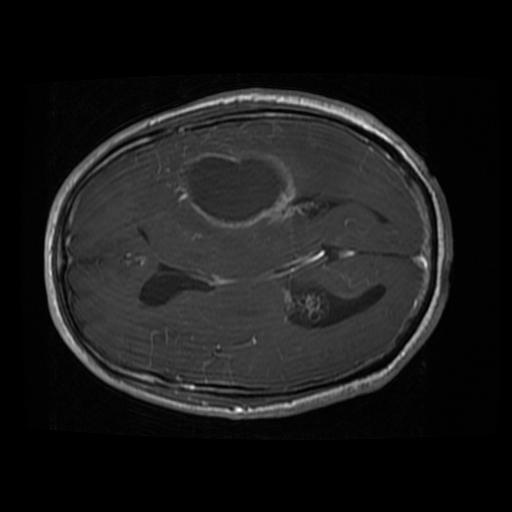
#> input picture test_images/0 (239).jpg, 512 x 512 px
$ jupyter execute 'Brain Tumor Detection.ipynb'
#> lines starting #> are read from the running program, lines starting #| are printed output that depends on the picture; after the words box and inside, x2 and y2 are one past the last pixel; in counts of white or black regions, pixels touching at a corner belong together
# By Vinayak Lal

# Unsupervised Learning

Unsupervised learning is where you only have input data (X) and no corresponding output variables.

The goal for unsupervised learning is to model the underlying structure or distribution in the data in order to learn more about the data.

These are called unsupervised learning because unlike supervised learning above there is no correct answers and there is no teacher. Algorithms are left to their own devises to discover and present the interesting structure in the data.

Unsupervised learning problems can be further grouped into clustering and association problems.

## 1. Clustering:

A clustering problem is where you want to discover the inherent groupings in the data, such as grouping customers by purchasing behavior.

### Clustering Types
1. Hierarchical clustering
2. K-means clustering
3. Principal Component Analysis
4. Singular Value Decomposition
5. Independent Component Analysis
6. Mean Shift Clustering

## 2. Association

Association rules allow you to establish associations amongst data objects inside large databases. This unsupervised technique is about discovering interesting relationships between variables in large databases. For example, people that buy a new home most likely to buy new furniture.

Other Examples:

1. A subgroup of cancer patients grouped by their gene expression measurements
2. Groups of shopper based on their browsing and purchasing histories
3. Movie group by the rating given by movies viewers

# Clustering
Clustering is the task of dividing the population or data points into a number of groups such that data points in the same groups are more similar to other data points in the same group and dissimilar to the data points in other groups. It is basically a collection of objects on the basis of similarity and dissimilarity between them.

1. A cluster refers to a small group of objects.
2. Clustering is grouping those objects into clusters.
3. Inorder to learn clustering, it is important to understand the scenarios that lead to cluster different objects.
4. Clustering is dividing data points into homogeneous classes or clusters:
    1. Points in the same group are as similar as possible
    2. Points in different group are as dissimilar as possible

# KMeans Clustering
K-means clustering algorithm – It is the simplest unsupervised learning algorithm that solves clustering problem.K-means algorithm partition n observations into k clusters where each observation belongs to the cluster with the nearest mean serving as a prototype of the cluster

When k is given, the K-means algorithm can be executed in the following steps:

1. Partition of objects into k non-empty subsets
2. Identifying the cluster centroids (mean point) of the current partition.
3. Assigning each point to a specific cluster
4. Compute the distances from each point and allot points to the cluster where the distance from the centroid is minimum.
5. After re-allotting the points, find the centroid of the new cluster formed.

# Training the K Means Algorithm on Dataset
- We gather x ray images, read them as gray scale(0) and convert them into 512 x 512 shape
- We flatten the images into 512*512 x 1 shape for training
- We import the Kmeans library from scikit-learn
- We train the flatten image on the model with different values of cluster
- The different value range from 1 to n(n being the most number of clusters) so that the tumor is easily distinguishable by a color and label
- When the model is trained we note down the label value and dump the model into a physical file

[cell 1]
import cv2

img=cv2.imread('test_images/0 (239).jpg',0) # 0 means load it as gray image
#> img is the input picture: shape (512, 512); min 0, max 255, mean 25.9
height,width=img.shape
#> height = 512; width = 512
imgFlatten=img.reshape(height*width,1)# to convert 512 x 512 into 260000 x 1 (matrix to data with n rows and 1 column)

[cell 2]
img.shape
#> Out = (512, 512)

[cell 3]
imgFlatten.shape
#> Out = (262144, 1)

[cell 4]
from matplotlib import pyplot as plt
plt.imshow(img,cmap='gray')

[cell 5]
from sklearn.cluster import KMeans

model=KMeans(n_clusters=5)
model.fit(imgFlatten)

[cell 6]
labels=model.labels_
labels2D=labels.reshape(height,width) # reshaping into 512 x 512 for visualization

[cell 7]
from matplotlib import pyplot as plt

plt.imshow(labels2D)
plt.colorbar()
plt.show()

### Tumour cells color is Yellow and Label 4

[cell 8]
import joblib

joblib.dump(model,'brain_tumor_kmeans.sav')

# Testing a single image on trained model
- Import the model
- Read another image and make a copy of it in gray scale(0)
    - Original Image for Visualization
    - Copy Image for processing
- Flaten the image for prediction
- Predict the labels on the flatenimage
- Reconvert the image into original width and height for visualization
- We make a Binary array to have values in 1(tumor label color) and 0(all label color excluding tumor label)
- Convert this Binary array into OpenCv supported (uint8) datatype
- We make a Kernel of 5x5 matrix
- We then perform Image Morphological proccess called Erosin to remove the excess white spots in the image except the one represnted by tumor
- We then identify all the closed areas(contours) and extract them
- We then filter out the contours will area larger than 500 or 1000 (representing the area of tumor contour)
- We then bound the tumour contour in a rectangle box and a label to it

[cell 9]
import joblib

model=joblib.load('brain_tumor_kmeans.sav')
tumorLabel=4

[cell 10]
import cv2

imagePath='test_images/0 (237).jpg' # another image

imgOriginal=cv2.imread(imagePath) # reading image
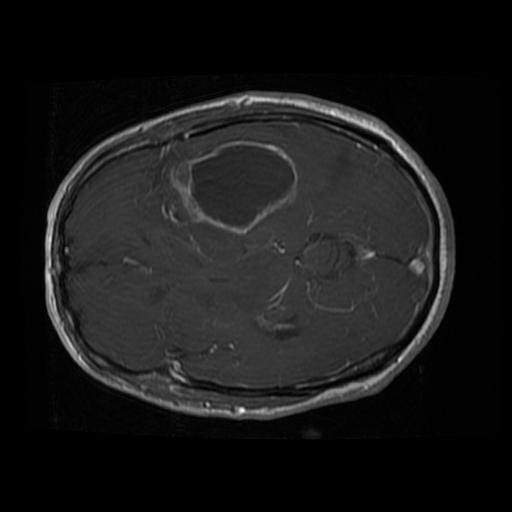
#> input picture test_images/0 (237).jpg, 512 x 512 px
#> imgOriginal is the input picture: shape (512, 512, 3); min 0, max 255, mean 24.7
img=cv2.imread(imagePath,0) # reading image in gray color
#> img: shape (512, 512); min 0, max 255, mean 24.7
height,width=img.shape # heigh and width of image
imgFlatten=img.reshape(height*width,1) # Flatten the image

[cell 11]
labels=model.predict(imgFlatten) # predict on the flatten image
labels2D=labels.reshape(height,width)# convert into 2d for visual
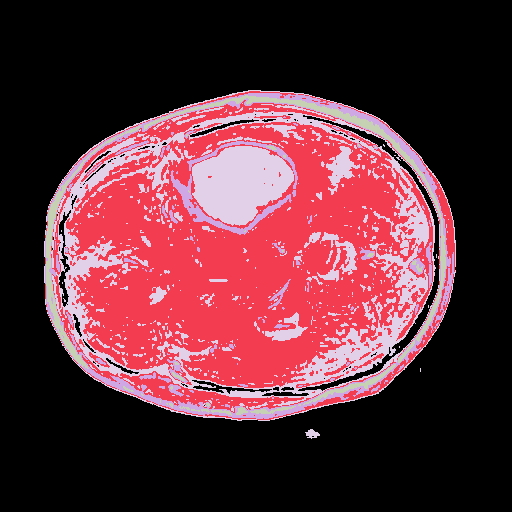
#> labels2D: shape (512, 512) int32; 5 distinct labels, from 0 to 4; one colour per label, 0 black

[cell 12]
from matplotlib import pyplot as plt

plt.imshow(labels2D)
plt.colorbar()
plt.show()
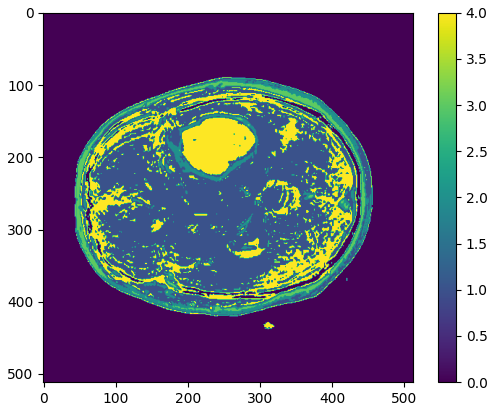
#> figure drawn by matplotlib, 2 panels

[cell 13]
mask=(labels2D==tumorLabel) # Check all pixel label equal to 4
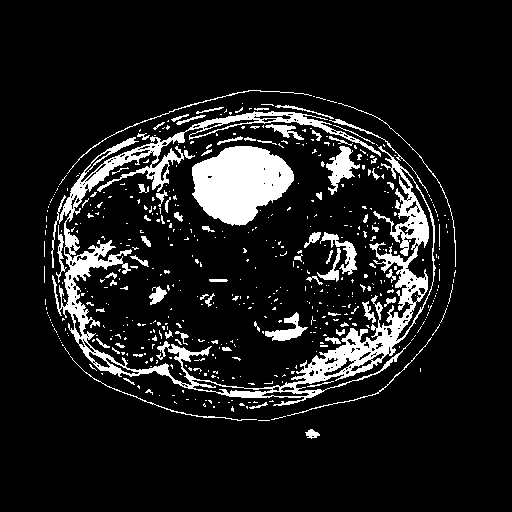
#> mask: shape (512, 512) bool; 11.1% white; 536 white regions (461 under 20 px), largest, box (x1, y1, x2, y2) and area: (51, 111, 436, 406) 14695, (192, 146, 294, 226) 5666, (326, 146, 360, 195) 694

[cell 14]
plt.imshow(mask,cmap='gray')
plt.show()

#### OpenCV does not recognize binary array as image

[cell 15]
import numpy as np
tumorextracted = np.array((mask*255),dtype=np.uint8) # uint8 is the size that opencv supports

#### Erosion Image Morphological Process

[cell 16]
#morphological operations -- unwanted white pixels -- erosion is used -- clear the images by going through image and when a big chunk of white block appers it keeps it and removes all small white spots
kernel = np.ones((5,5),np.uint8) #Square values -- Matrix of 3x3
tumorextracted = cv2.erode(tumorextracted,kernel,iterations=1) #kernel goes through image and each loop the middle value will be assigned black(when atleast 1 kernel block is black) or white(when all the blocks of kernel are white) --
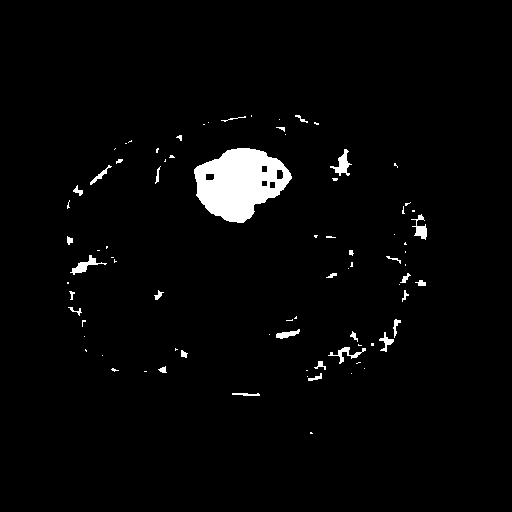
#> tumorextracted: shape (512, 512); 2.7% white; 82 white regions (50 under 20 px)

plt.imshow(tumorextracted,cmap='gray') #OpenCV supported image
plt.show()

[cell 17]
contours, hierarchy = cv2.findContours(tumorextracted, cv2.RETR_TREE,cv2.CHAIN_APPROX_SIMPLE) #Contours of Binary Image
#> contours = 87 contours, 61 with area under 20; largest, box (x1, y1, x2, y2) and area: (194, 148, 292, 223) 4816, (330, 149, 352, 176) 186, (70, 255, 107, 275) 163, (411, 214, 427, 240) 130, (328, 347, 366, 364) 110
print('no. contours:',len(contours))
#| no. contours: 87

for cnt in contours:
    #cv2.drawContours(frame, [cnt], 0, (0,255,255), 3)
    area=cv2.contourArea(cnt)
    #print(area)
    if(area>500):
        x,y,w,h = cv2.boundingRect(cnt)
        cv2.rectangle(imgOriginal,(x,y),(x+w,y+h),(0,255,0),2)
        cv2.rectangle(imgOriginal,(x,y),(x+120,y-40),(0,255,0),-1)
        cv2.putText(imgOriginal,"TUMOR",(x+10,y-10),cv2.FONT_HERSHEY_SIMPLEX,1,(255,255,255),2)
#> this loop made 87 passes
#> (area, x, y, w, h) on pass 68: (4816.5, 194, 148, 98, 75)
#> area on passes 2, 5, 10, 12, 14, 17: 34, 30, 25.5, 28, 25.5, 110
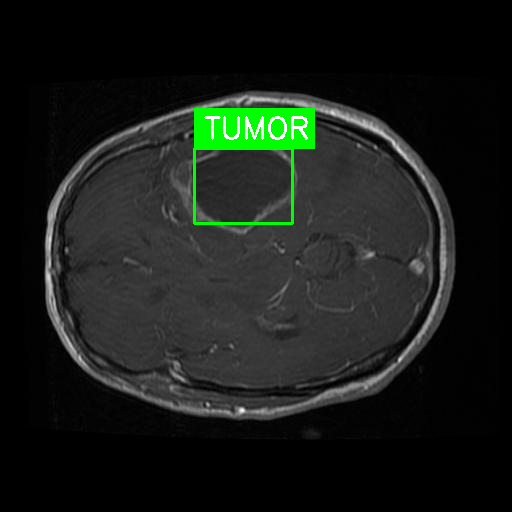
#> imgOriginal: shape (512, 512, 3); 2.21% of pixels changed, all inside (x1, y1, x2, y2) = (193, 108, 315, 225)

[cell 18]
plt.imshow(imgOriginal,cmap='gray')
plt.show()

# Testing the whole folder

[cell 19]
import cv2
import os
import numpy as np

image_names=os.listdir('test_images') # Test image Direcory

for img_name in image_names:

    img_path=os.path.join('test_images',img_name) # take each image path

    imgOriginal=cv2.imread(img_path)# read the image -- Original image
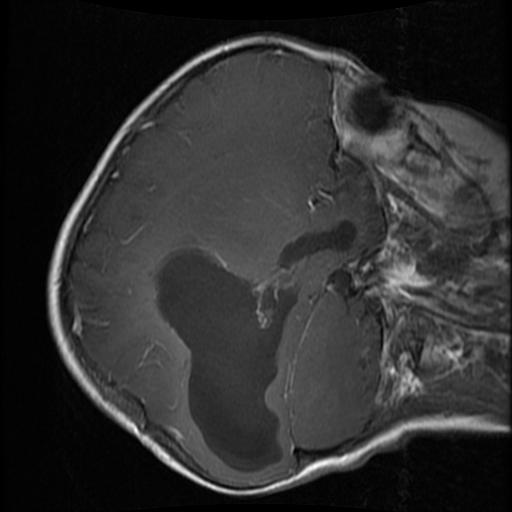
#> input picture test_images/0 (1094).jpg, 512 x 512 px
#> imgOriginal is the input picture: shape (512, 512, 3); min 0, max 255, mean 46.5
    img=cv2.imread(img_path,0)# read in gray scale -- Processing image
#> img: shape (512, 512); min 0, max 255, mean 46.5
    height,width=img.shape # Take the size of image in n x m format
    print('img_shape:',img.shape)
#| img_shape: (512, 512)
    imgFlatten=img.reshape(height*width,1) # Flatten the image into n*m x 1 format
    print('imgFlatten.shape:',imgFlatten.shape)
#| imgFlatten.shape: (262144, 1)

    labels=model.predict(imgFlatten) # Predict the image labels from 0 to 4
    labels2D=labels.reshape(height,width) # reshape to visualize in n x m format
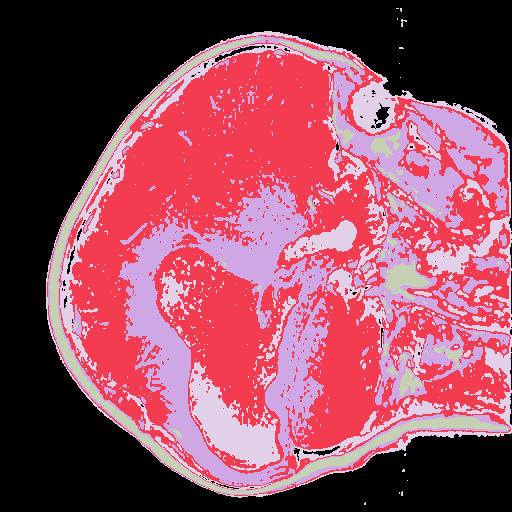
#> labels2D: shape (512, 512) int32; 5 distinct labels, from 0 to 4; one colour per label, 0 black

    mask=(labels2D==tumorLabel) # Take only the part of image that has Label 4
#> mask: shape (512, 512) bool; 10.3% white; 347 white regions (270 under 20 px), largest, box (x1, y1, x2, y2) and area: (96, 31, 512, 487) 7064, (189, 362, 280, 471) 4231, (60, 130, 143, 362) 2458

    tumorExtracted=np.array((mask*255),dtype=np.uint8) #converting the binary array into a opencv supported image

    kernel = np.ones((5,5), np.uint8) # create a 5x5 matrix for erosion
    tumorExtracted = cv2.erode(tumorExtracted, kernel, iterations=1) # do erosion for cleaning of image
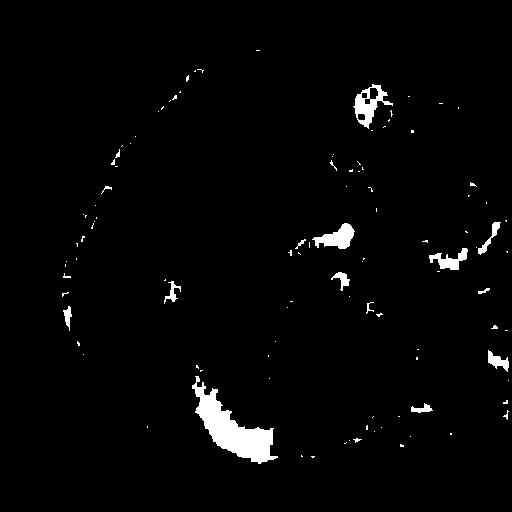
#> tumorExtracted: shape (512, 512); 2.3% white; 107 white regions (90 under 20 px)

    contours, hierarchy = cv2.findContours(tumorExtracted, cv2.RETR_TREE,cv2.CHAIN_APPROX_SIMPLE)# Detect the contours
#> contours = 111 contours, 96 with area under 20; largest, box (x1, y1, x2, y2) and area: (192, 376, 278, 464) 2552, (353, 84, 393, 129) 760, (312, 223, 355, 249) 526, (429, 248, 468, 270) 318, (488, 350, 509, 372) 182
    print('no. contours:',len(contours))
#| no. contours: 111
    #cv2.drawContours(imgOriginal, contours, -1, (0,255,255), 3)

    for cnt in contours:

        area=cv2.contourArea(cnt) # calculate the area in contours
        if(area>1000):
            cv2.drawContours(imgOriginal, [cnt], -1, (0,255,255), 3)# drawing the needed contour
            x,y,w,h = cv2.boundingRect(cnt) # getting the shape of rectangle that fits the contour
            cv2.rectangle(imgOriginal,(x,y),(x+w,y+h),(0,255,0),2) #drawing the rectangle
            cv2.rectangle(imgOriginal,(x,y),(x+120,y-40),(0,255,0),-1) #drawing the box for text
            cv2.putText(imgOriginal,"TUMOR",(x+10,y-10),cv2.FONT_HERSHEY_SIMPLEX,1,(255,255,255),2) # writing the text in the box
#> this loop made 111 passes
#> (area, x, y, w, h) on pass 20: (2552, 192, 376, 86, 88)
#> area on passes 16, 26, 34, 39, 40, 43: 84.5, 182.5, 83.5, 20, 89.5, 116
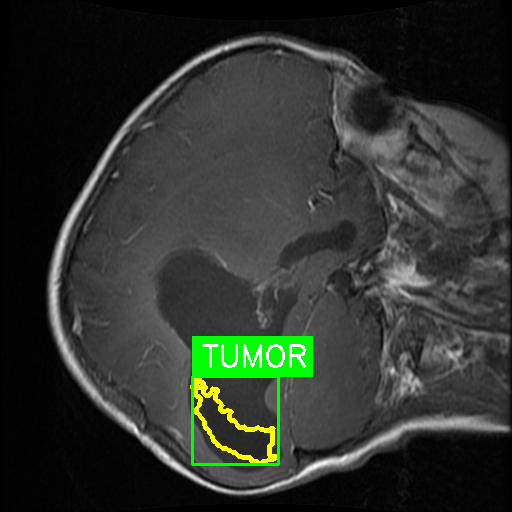
#> imgOriginal: shape (512, 512, 3); 2.77% of pixels changed, all inside (x1, y1, x2, y2) = (190, 336, 313, 466)

    cv2.imshow('LIVE',imgOriginal)
    cv2.waitKey(2000)
    cv2.destroyAllWindows()
#> pass 2 of the loop `for img_name in image_names:`:
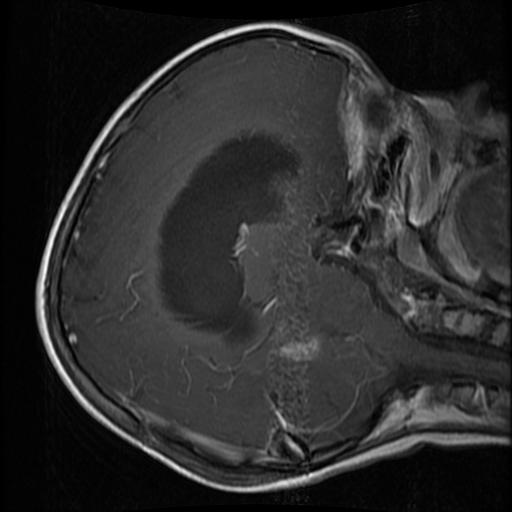
#> input picture test_images/0 (1096).jpg, 512 x 512 px
#> imgOriginal is the input picture: shape (512, 512, 3); min 0, max 255, mean 43.4
#| img_shape: (512, 512)
#| imgFlatten.shape: (262144, 1)
#> `mask=(labels2D==tumorLabel)`:
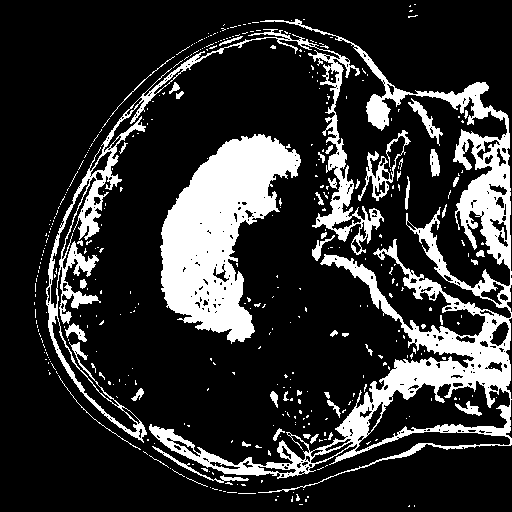
#> mask: shape (512, 512) bool; 19.5% white; 399 white regions (350 under 20 px), largest, box (x1, y1, x2, y2) and area: (149, 19, 512, 493) 21850, (160, 134, 301, 344) 15200, (46, 29, 384, 443) 8836
#> `contours, hierarchy = cv2.findContours(tumorExtracted, cv2.RETR_TREE,c..`: contours = 157 contours, 112 with area under 20; largest, box (x1, y1, x2, y2) and area: (163, 137, 295, 339) 12118, (374, 362, 509, 404) 1559, (459, 159, 509, 263) 1146, (188, 276, 224, 316) 728, (435, 325, 507, 366) 688
#| no. contours: 157
#> the loop `for cnt in contours: ` made 157 passes
#> (area, x, y, w, h) on passes 33, 110, 121: (1559, 374, 362, 135, 42), (1146, 459, 159, 50, 104), (12118.5, 163, 137, 132, 202)
#> after the loop `for cnt in contours:`:
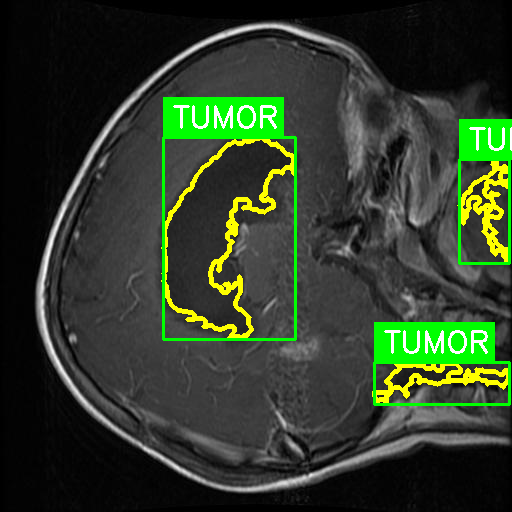
#> imgOriginal: shape (512, 512, 3); 8.51% of pixels changed, all inside (x1, y1, x2, y2) = (161, 97, 512, 406)
#> pass 3 of the loop `for img_name in image_names:`:
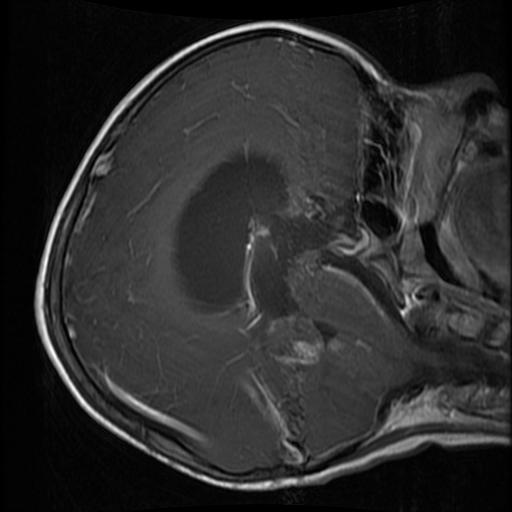
#> input picture test_images/0 (1097).jpg, 512 x 512 px
#> imgOriginal is the input picture: shape (512, 512, 3); min 0, max 254, mean 43.6
#| img_shape: (512, 512)
#| imgFlatten.shape: (262144, 1)
#> `contours, hierarchy = cv2.findContours(tumorExtracted, cv2.RETR_TREE,c..`: contours = 156 contours, 124 with area under 20; largest, box (x1, y1, x2, y2) and area: (179, 157, 282, 303) 5254, (384, 318, 508, 401) 2568, (466, 156, 508, 233) 974, (258, 275, 296, 315) 621, (327, 255, 398, 321) 564
#| no. contours: 156
#> the loop `for cnt in contours: ` made 156 passes
#> (area, x, y, w, h) on passes 54, 111: (2567.5, 384, 318, 124, 83), (5254, 179, 157, 103, 146)
#> after the loop `for cnt in contours:`:
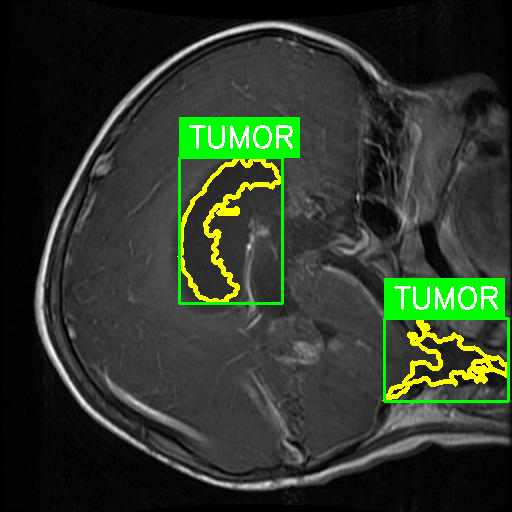
#> imgOriginal: shape (512, 512, 3); 6.45% of pixels changed, all inside (x1, y1, x2, y2) = (177, 117, 510, 403)
#> the loop made 5 passes; the first 3 are shown
